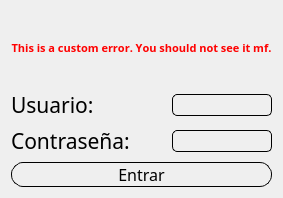
<?xml version="1.0" encoding="UTF-8"?>
<ui version="4.0">
 <class>Dialog</class>
 <widget class="QDialog" name="Dialog">
  <property name="geometry">
   <rect>
    <x>0</x>
    <y>0</y>
    <width>283</width>
    <height>198</height>
   </rect>
  </property>
  <property name="minimumSize">
   <size>
    <width>283</width>
    <height>198</height>
   </size>
  </property>
  <property name="maximumSize">
   <size>
    <width>283</width>
    <height>198</height>
   </size>
  </property>
  <property name="windowTitle">
   <string>GyManager</string>
  </property>
  <property name="windowIcon">
   <iconset>
    <normaloff>assets/background_light.svg</normaloff>assets/background_light.svg</iconset>
  </property>
  <property name="styleSheet">
   <string notr="true">QPushButton {
	color: black;
	border-radius: 12px;
}</string>
  </property>
  <layout class="QVBoxLayout" name="verticalLayout_2">
   <item>
    <widget class="QLabel" name="error_credentials">
     <property name="enabled">
      <bool>true</bool>
     </property>
     <property name="palette">
      <palette>
       <active>
        <colorrole role="WindowText">
         <brush brushstyle="SolidPattern">
          <color alpha="255">
           <red>255</red>
           <green>0</green>
           <blue>0</blue>
          </color>
         </brush>
        </colorrole>
        <colorrole role="Button">
         <brush brushstyle="SolidPattern">
          <color alpha="0">
           <red>0</red>
           <green>0</green>
           <blue>0</blue>
          </color>
         </brush>
        </colorrole>
        <colorrole role="Text">
         <brush brushstyle="SolidPattern">
          <color alpha="255">
           <red>255</red>
           <green>0</green>
           <blue>0</blue>
          </color>
         </brush>
        </colorrole>
        <colorrole role="ButtonText">
         <brush brushstyle="SolidPattern">
          <color alpha="255">
           <red>255</red>
           <green>0</green>
           <blue>0</blue>
          </color>
         </brush>
        </colorrole>
        <colorrole role="Base">
         <brush brushstyle="SolidPattern">
          <color alpha="0">
           <red>0</red>
           <green>0</green>
           <blue>0</blue>
          </color>
         </brush>
        </colorrole>
        <colorrole role="Window">
         <brush brushstyle="SolidPattern">
          <color alpha="0">
           <red>0</red>
           <green>0</green>
           <blue>0</blue>
          </color>
         </brush>
        </colorrole>
       </active>
       <inactive>
        <colorrole role="WindowText">
         <brush brushstyle="SolidPattern">
          <color alpha="255">
           <red>255</red>
           <green>0</green>
           <blue>0</blue>
          </color>
         </brush>
        </colorrole>
        <colorrole role="Button">
         <brush brushstyle="SolidPattern">
          <color alpha="0">
           <red>0</red>
           <green>0</green>
           <blue>0</blue>
          </color>
         </brush>
        </colorrole>
        <colorrole role="Text">
         <brush brushstyle="SolidPattern">
          <color alpha="255">
           <red>255</red>
           <green>0</green>
           <blue>0</blue>
          </color>
         </brush>
        </colorrole>
        <colorrole role="ButtonText">
         <brush brushstyle="SolidPattern">
          <color alpha="255">
           <red>255</red>
           <green>0</green>
           <blue>0</blue>
          </color>
         </brush>
        </colorrole>
        <colorrole role="Base">
         <brush brushstyle="SolidPattern">
          <color alpha="0">
           <red>0</red>
           <green>0</green>
           <blue>0</blue>
          </color>
         </brush>
        </colorrole>
        <colorrole role="Window">
         <brush brushstyle="SolidPattern">
          <color alpha="0">
           <red>0</red>
           <green>0</green>
           <blue>0</blue>
          </color>
         </brush>
        </colorrole>
       </inactive>
       <disabled>
        <colorrole role="WindowText">
         <brush brushstyle="SolidPattern">
          <color alpha="255">
           <red>255</red>
           <green>0</green>
           <blue>0</blue>
          </color>
         </brush>
        </colorrole>
        <colorrole role="Button">
         <brush brushstyle="SolidPattern">
          <color alpha="0">
           <red>0</red>
           <green>0</green>
           <blue>0</blue>
          </color>
         </brush>
        </colorrole>
        <colorrole role="Text">
         <brush brushstyle="SolidPattern">
          <color alpha="255">
           <red>255</red>
           <green>0</green>
           <blue>0</blue>
          </color>
         </brush>
        </colorrole>
        <colorrole role="ButtonText">
         <brush brushstyle="SolidPattern">
          <color alpha="255">
           <red>255</red>
           <green>0</green>
           <blue>0</blue>
          </color>
         </brush>
        </colorrole>
        <colorrole role="Base">
         <brush brushstyle="SolidPattern">
          <color alpha="0">
           <red>0</red>
           <green>0</green>
           <blue>0</blue>
          </color>
         </brush>
        </colorrole>
        <colorrole role="Window">
         <brush brushstyle="SolidPattern">
          <color alpha="0">
           <red>0</red>
           <green>0</green>
           <blue>0</blue>
          </color>
         </brush>
        </colorrole>
       </disabled>
      </palette>
     </property>
     <property name="font">
      <font>
       <family>Dubai</family>
       <pointsize>8</pointsize>
       <weight>75</weight>
       <bold>true</bold>
       <kerning>false</kerning>
      </font>
     </property>
     <property name="styleSheet">
      <string notr="true">border-style: none;
color: rgb(255, 0, 0);</string>
     </property>
     <property name="text">
      <string>This is a custom error. You should not see it mf.</string>
     </property>
     <property name="alignment">
      <set>Qt::AlignCenter</set>
     </property>
     <property name="wordWrap">
      <bool>false</bool>
     </property>
    </widget>
   </item>
   <item>
    <layout class="QVBoxLayout" name="verticalLayout">
     <item>
      <layout class="QHBoxLayout" name="horizontalLayout">
       <item>
        <widget class="QLabel" name="label">
         <property name="font">
          <font>
           <family>Dubai</family>
           <pointsize>16</pointsize>
          </font>
         </property>
         <property name="text">
          <string>Usuario:</string>
         </property>
        </widget>
       </item>
       <item>
        <widget class="QLineEdit" name="username">
         <property name="minimumSize">
          <size>
           <width>100</width>
           <height>0</height>
          </size>
         </property>
         <property name="maximumSize">
          <size>
           <width>100</width>
           <height>16777215</height>
          </size>
         </property>
         <property name="font">
          <font>
           <family>Dubai</family>
           <pointsize>10</pointsize>
          </font>
         </property>
         <property name="styleSheet">
          <string notr="true">border-style: solid;
border-width: 1px;
border-color: black;
border-radius: 5px;
background-color: transparent;</string>
         </property>
         <property name="alignment">
          <set>Qt::AlignCenter</set>
         </property>
        </widget>
       </item>
      </layout>
     </item>
     <item>
      <layout class="QHBoxLayout" name="horizontalLayout_2">
       <item>
        <widget class="QLabel" name="label_2">
         <property name="font">
          <font>
           <family>Dubai</family>
           <pointsize>16</pointsize>
          </font>
         </property>
         <property name="text">
          <string>Contraseña:</string>
         </property>
        </widget>
       </item>
       <item>
        <widget class="QLineEdit" name="password">
         <property name="minimumSize">
          <size>
           <width>100</width>
           <height>0</height>
          </size>
         </property>
         <property name="maximumSize">
          <size>
           <width>100</width>
           <height>16777215</height>
          </size>
         </property>
         <property name="font">
          <font>
           <family>Dubai</family>
           <pointsize>10</pointsize>
          </font>
         </property>
         <property name="styleSheet">
          <string notr="true">border-style: solid;
border-width: 1px;
border-color: black;
border-radius: 5px;
background-color: transparent;</string>
         </property>
         <property name="echoMode">
          <enum>QLineEdit::Password</enum>
         </property>
         <property name="alignment">
          <set>Qt::AlignCenter</set>
         </property>
        </widget>
       </item>
      </layout>
     </item>
     <item>
      <widget class="QPushButton" name="login">
       <property name="font">
        <font>
         <family>Dubai</family>
         <pointsize>12</pointsize>
        </font>
       </property>
       <property name="styleSheet">
        <string notr="true">border-style: solid;
border-width: 1px;
border-color: black;</string>
       </property>
       <property name="text">
        <string>Entrar</string>
       </property>
      </widget>
     </item>
    </layout>
   </item>
  </layout>
 </widget>
 <resources/>
 <connections/>
</ui>
